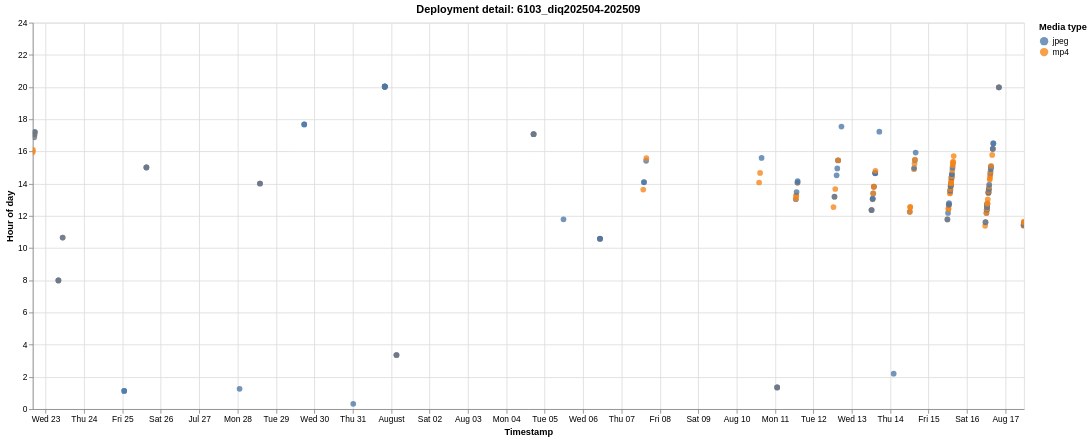

The specification (Vega-Lite) saved for this image:
### Vega-Lite specification from a JSON file in a GitHub repository (floating-point values rounded to 4 significant figures; data arrays with more than 128 entries replaced by an {"elided": "..."} marker saying what was removed)
{"$schema": "https://vega.github.io/schema/vega-lite/v6.1.0.json", "config": {"view": {"continuousHeight": 300, "continuousWidth": 300}}, "data": {"name": "data-14e732019ebf08dda217df757225a86c"}, "datasets": {"data-14e732019ebf08dda217df757225a86c": {"elided": "199 records"}}, "encoding": {"color": {"field": "media_type", "scale": {"scheme": "tableau10"}, "title": "Media type", "type": "nominal"}, "shape": {"field": "media_type", "title": "Media type", "type": "nominal"}, "tooltip": [{"field": "deployment", "title": "Deployment", "type": "nominal"}, {"field": "timestamp", "format": "%Y-%m-%d %H:%M:%S", "title": "Timestamp", "type": "temporal"}, {"field": "hour_of_day", "format": ".2f", "title": "Hour of day", "type": "quantitative"}, {"field": "media_type", "title": "Media type", "type": "nominal"}], "x": {"field": "timestamp", "title": "Timestamp", "type": "temporal"}, "y": {"field": "hour_of_day", "scale": {"domain": [0, 24]}, "title": "Hour of day", "type": "quantitative"}}, "height": 460, "mark": {"opacity": 0.78, "size": 46, "type": "circle"}, "params": [{"bind": "scales", "name": "param_1e9efca18e7a2868", "select": {"encodings": ["x", "y"], "type": "interval"}}], "title": "Deployment detail: 6103_diq202504-202509", "width": 1180}
